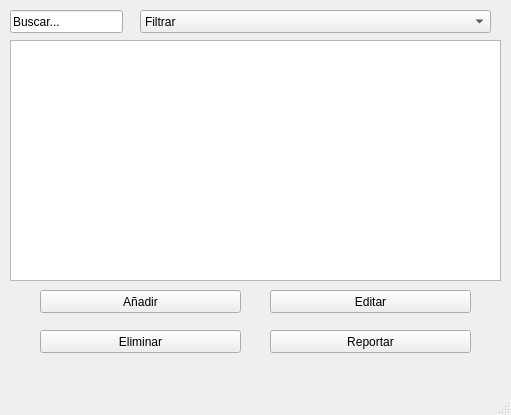
<?xml version="1.0" encoding="UTF-8"?>
<ui version="4.0">
 <class>MainWindow</class>
 <widget class="QMainWindow" name="MainWindow">
  <property name="geometry">
   <rect>
    <x>0</x>
    <y>0</y>
    <width>511</width>
    <height>415</height>
   </rect>
  </property>
  <property name="windowTitle">
   <string>MainWindow</string>
  </property>
  <widget class="QWidget" name="centralwidget">
   <widget class="QTableView" name="tableView">
    <property name="geometry">
     <rect>
      <x>10</x>
      <y>40</y>
      <width>491</width>
      <height>241</height>
     </rect>
    </property>
   </widget>
   <widget class="QLineEdit" name="lineEditBuscar">
    <property name="geometry">
     <rect>
      <x>10</x>
      <y>10</y>
      <width>113</width>
      <height>23</height>
     </rect>
    </property>
    <property name="text">
     <string>Buscar...</string>
    </property>
   </widget>
   <widget class="QComboBox" name="Filtrar">
    <property name="geometry">
     <rect>
      <x>140</x>
      <y>10</y>
      <width>351</width>
      <height>23</height>
     </rect>
    </property>
    <item>
     <property name="text">
      <string>Filtrar</string>
     </property>
    </item>
   </widget>
   <widget class="QPushButton" name="btnAnadir">
    <property name="geometry">
     <rect>
      <x>40</x>
      <y>290</y>
      <width>201</width>
      <height>23</height>
     </rect>
    </property>
    <property name="text">
     <string>Añadir</string>
    </property>
   </widget>
   <widget class="QPushButton" name="btnEditar">
    <property name="geometry">
     <rect>
      <x>270</x>
      <y>290</y>
      <width>201</width>
      <height>23</height>
     </rect>
    </property>
    <property name="text">
     <string>Editar</string>
    </property>
   </widget>
   <widget class="QPushButton" name="btnEliminar">
    <property name="geometry">
     <rect>
      <x>40</x>
      <y>330</y>
      <width>201</width>
      <height>23</height>
     </rect>
    </property>
    <property name="text">
     <string>Eliminar</string>
    </property>
   </widget>
   <widget class="QPushButton" name="btnReporte">
    <property name="geometry">
     <rect>
      <x>270</x>
      <y>330</y>
      <width>201</width>
      <height>23</height>
     </rect>
    </property>
    <property name="text">
     <string>Reportar</string>
    </property>
   </widget>
  </widget>
  <widget class="QMenuBar" name="menubar">
   <property name="geometry">
    <rect>
     <x>0</x>
     <y>0</y>
     <width>511</width>
     <height>20</height>
    </rect>
   </property>
  </widget>
  <widget class="QStatusBar" name="statusbar"/>
 </widget>
 <resources/>
 <connections/>
</ui>
